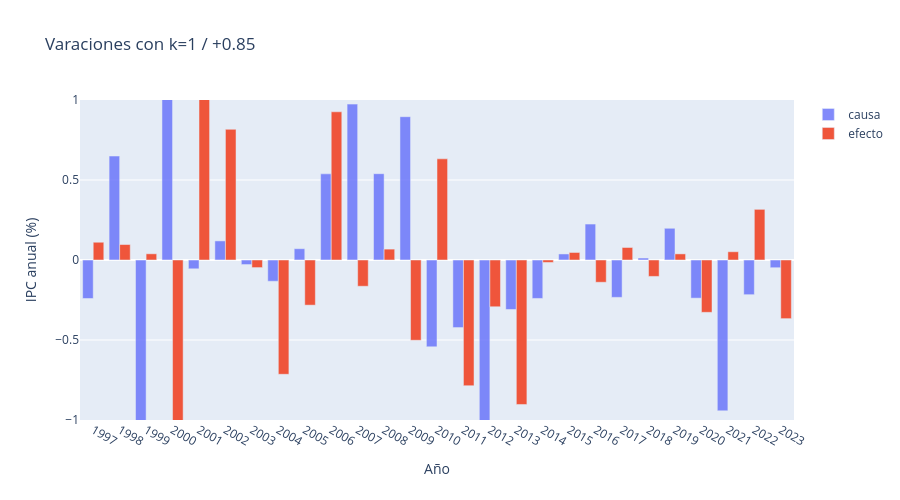

This figure's notebook cell:
### Code cell
df = causa_14859_var

fig = go.Figure()
# Barras: IPC anual (eje izquierdo)
fig.add_trace(go.Bar(
    x=df["Año"],
    y=df[df.columns[1]],
    name="causa",
    opacity=0.8,
    yaxis="y"
))
# Línea: IPC acumulado (eje derecho)
fig.add_trace(go.Bar(
    x=df["Año"],
    y=df[df.columns[2]],
    name="efecto",
))
fig.update_layout(
    title="Varaciones con k=1 / +0.85",
    xaxis=dict(title="Año", dtick=1,
               range=[1996.5,2023.5]),
    yaxis=dict(
        title="IPC anual (%)",
        range=[-1,1],
        side="left"),
    yaxis2=dict(
        title="IPC acumulado (%)",
        overlaying="y",
        #range=[.8,2.1],
        side="right"),
    height=500,
    barmode="group"
)
fig.show()

### Figure 1 — Plotly figure (JSON) as saved in the notebook; plotly's stock layout.template omitted (floating-point values rounded to 4 significant figures)
{"data": [{"name": "causa", "opacity": 0.8, "type": "bar", "x": [1997, 1998, 1999, 2000, 2001, 2002, 2003, 2004, 2005, 2006, 2007, 2008, 2009, 2010, 2011, 2012, 2013, 2014, 2015, 2016, 2017, 2018, 2019, 2020, 2021, 2022, 2023], "y": [-0.2405, 0.6496, -2.827, 3.446, -0.05504, 0.1193, -0.02845, -0.1329, 0.07063, 0.5384, 0.9743, 0.5394, 0.8956, -0.5426, -0.4223, -1.228, -0.3092, -0.2403, 0.03773, 0.2247, -0.2335, 0.01231, 0.1983, -0.2384, -0.9428, -0.2168, -0.04827], "yaxis": "y"}, {"name": "efecto", "type": "bar", "x": [1997, 1998, 1999, 2000, 2001, 2002, 2003, 2004, 2005, 2006, 2007, 2008, 2009, 2010, 2011, 2012, 2013, 2014, 2015, 2016, 2017, 2018, 2019, 2020, 2021, 2022, 2023], "y": [0.111, 0.0967, 0.03877, -2.474, 3.893, 0.8168, -0.04742, -0.7143, -0.2822, 0.9262, -0.1641, 0.06804, -0.5016, 0.6323, -0.7856, -0.2923, -0.903, -0.01534, 0.04705, -0.139, 0.07826, -0.1026, 0.03823, -0.327, 0.0516, 0.3166, -0.3665]}], "layout": {"barmode": "group", "height": 500, "title": {"text": "Varaciones con k=1 / +0.85"}, "xaxis": {"dtick": 1, "range": [1996.0, 2024.0], "title": {"text": "Año"}}, "yaxis": {"range": [-1, 1], "side": "left", "title": {"text": "IPC anual (%)"}}, "yaxis2": {"overlaying": "y", "side": "right", "title": {"text": "IPC acumulado (%)"}}}}
